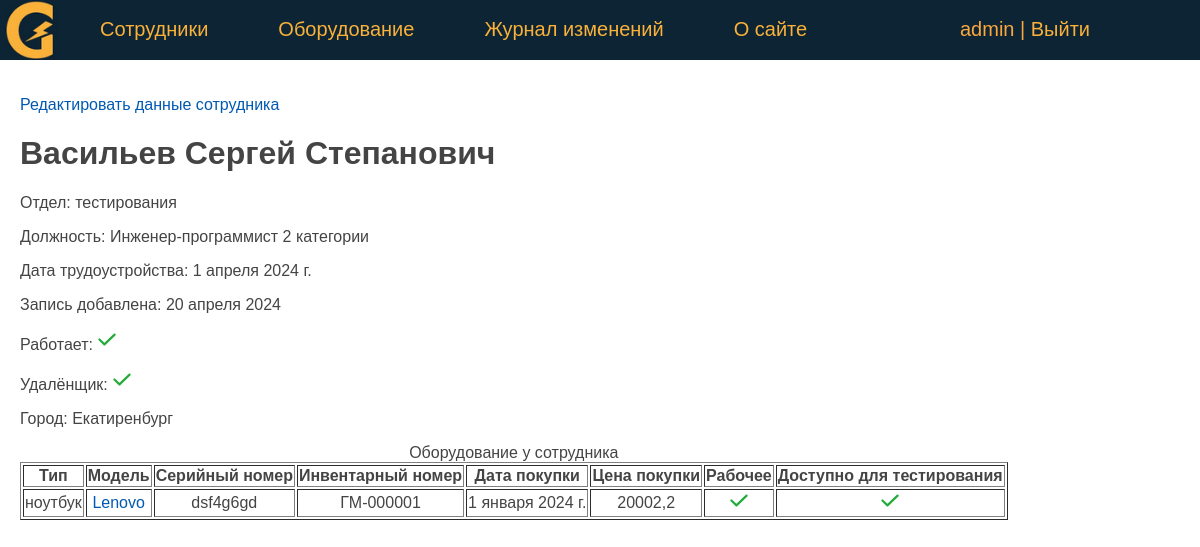
Page /person/vasilev2/ (signed in) on the committed database.
### eqlog/models.py (models this page shows, shortened)
class Person(models.Model):
    last_name = models.CharField(verbose_name='Фамилия', max_length=50)
    first_name = models.CharField(verbose_name='Имя', max_length=50)
    middle_name = models.CharField(verbose_name='Отчество', max_length=50)
    department = models.ForeignKey('Department', on_delete=models.PROTECT, verbose_name='Отдел', related_name='get_persons')
    job_title = models.CharField(verbose_name='Должность', max_length=50)
    jobing_at = models.DateField(verbose_name='Дата трудоустройства', default=date(2024, 1, 1))
    created_at = models.DateTimeField(verbose_name='Дата создания', auto_now_add=True)
    updated_at = models.DateTimeField(verbose_name='Дата изменения', auto_now=True)
    remote = models.BooleanField(verbose_name='Удаленщик', default=False)
    is_working = models.BooleanField(verbose_name='Работает', default=True)
    city = models.CharField(verbose_name='Город', max_length=50, default='Москва')
    slug = AutoSlugField(populate_from='last_name', max_length=255, unique=True, db_index=True)
    user = models.ForeignKey(User, verbose_name='Пользователь', on_delete=models.DO_NOTHING, null=True)
    objects = models.Manager()
    class Meta:
        verbose_name = 'Сотрудник'
        verbose_name_plural = 'Сотрудники'
        ordering = ['last_name', 'first_name']

class Department(models.Model):
    name = models.CharField(verbose_name='Отдел', max_length=50)
    objects = models.Manager()
    def __str__(self):
        return self.name
    class Meta:
        verbose_name = 'Отдел'
        verbose_name_plural = 'Отделы'

class Equipment(models.Model):
    type = models.CharField(verbose_name='Тип оборудования', max_length=50)
    model = models.CharField(verbose_name='Модель', max_length=50)
    serial_number = models.CharField(verbose_name='Серийный номер', max_length=50)
    id_number = models.CharField(verbose_name='Инвентарный номер', max_length=10, unique=True)
    sale_date = models.DateField(verbose_name='Дата покупки', default=date(2024, 1, 1))
    price = models.FloatField(verbose_name='Цена покупки', max_length=10)
    is_working = models.BooleanField(verbose_name='Работает', default=True)
    testing = models.BooleanField(verbose_name='Доступно для тестирования', default=False)
    description = models.TextField(verbose_name='Описание')
    created_at = models.DateTimeField(verbose_name='Дата создания', auto_now_add=True)
    updated_at = models.DateTimeField(verbose_name='Дата изменения', auto_now=True)
    person = models.ForeignKey('Person', on_delete=models.PROTECT, verbose_name='Сотрудник', related_name='get_equipments')
    slug = AutoSlugField(populate_from='id_number', max_length=255, unique=True, db_index=True)
    user = models.ForeignKey(User, verbose_name='Пользователь', on_delete=models.DO_NOTHING, null=True)
    objects = models.Manager()
    def get_absolute_url(self):
        return reverse('equipment', kwargs={'equip_slug': self.slug})
    class Meta:
        verbose_name = 'Оборудование'
        verbose_name_plural = 'Оборудование'
        ordering = ['type', 'model']

### eqlog/views.py (the view)
# urls.py: path('person/<slug:pers_slug>/', ShowPerson.as_view(), name='person'),
class ShowPerson(DataMixin, DetailView):
    model = Person
    template_name = 'eqlog/person.html'
    slug_url_kwarg = 'pers_slug'
    context_object_name = 'ps'
    def get_context_data(self, *, object_list=None, **kwargs):
        context = super().get_context_data(**kwargs)
        auth = self.request.user.is_authenticated
        c_def = self.get_user_context(title='Главная страница', auth=auth)
        person: Persons = context['object']
        context.update({"equipments": person.get_equipments.all()})
        return {**context, **c_def}

### eqlog/utils.py (called while the page is built)
    def get_user_context(self, **kwargs):
        context = kwargs
        context['menu'] = menu
        return context

### eqlog/templates/eqlog/person.html
{% extends 'eqlog/base.html' %}
{% block content %}
    {% if auth %}
        <p><a href="{% url 'update_person' ps.id %}">Редактировать данные сотрудника</a> </p>
        <h1>{{ ps.last_name }} {{ ps.first_name }} {{ ps.middle_name }}</h1>
        <p>Отдел: {{ ps.department }} </p>
        <p>Должность: {{ ps.job_title }}</p>
        <p>Дата трудоустройства: {{ ps.jobing_at }}</p>
        <p>Запись добавлена: {{ ps.created_at | date:"d E Y" }}</p>
        <p class="mark {% if ps.is_working %} mark_tick {% endif %}"> Работает: </p>
        <p class="mark {% if ps.remote %} mark_tick {% endif %}"> Удалёнщик: </p>
        <p >Город: {{ ps.city }}</p>
        <table border="1">
            <caption>Оборудование у сотрудника </caption>
                <tr>
                    <th>Тип</th>
                    <th>Модель</th>
                    <th>Серийный номер</th>
                    <th>Инвентарный номер</th>
                    <th>Дата покупки</th>
                    <th>Цена покупки</th>
                    <th>Рабочее</th>
                    <th>Доступно для тестирования</th>
               </tr>
                {% for e in equipments %}
                    <tr>
                        <td>{{ e.type }}</td>
                        <td><a href="{{ e.get_absolute_url }}"> {{ e.model }}</a></td>
                        <td>{{ e.serial_number }}</td>
                        <td>{{ e.id_number }}</td>
                        <td>{{ e.sale_date }}</td>
                        <td>{{ e.price }}</td>
                        <td class="mark {% if e.is_working %} mark_tick {% endif %}"> </td>
                        <td class="mark {% if e.testing %} mark_tick {% endif %}"> </td>
                    </tr>
                {% endfor %}
        </table>
    {% endif %}
{% endblock %}

### eqlog/templates/eqlog/base.html (shortened to what this page needs)
<!DOCTYPE html>
{% load static %}
<html>
<head>
    <link type="text/css" href="/static/eqlog/css/styles.css" rel="stylesheet" />
</head>
<body bgcolor="#FFFFFF">
    {% block mainmenu %}
    <header class="header">
    <ul id="mainmenu" class="mainmenu">
        <li class="logo">
            <a href="{% url 'home' %}"><div class="logo"></div></a>
        </li>
        {% for m in menu %}
            <li><a href="{% url m.url_name %}"> {{ m.title }} </a></li>
        {% endfor %}
        <li class="last">
            {% if request.user.is_authenticated %}
                <li class="last"> {{user.username}} | <a href="{% url 'logout' %}">Выйти</a> </li>
            {% else %}
                <li class="last"><a href="{% url 'login' %}">Войти</a> </li>
            {% endif %}
        </li>
    </ul>
    </header>
    {% endblock mainmenu %}
    <main>
        {% block content %}
        {% endblock content %}
    </main>
</body>
</html>

### eqlog/static/eqlog/css/styles.css (style rules this page uses)
body { font-family: 'Arial'; margin: 0; padding: 0; height: 100%; width: 100%; color: #444; }
a { color: #0059b2; text-decoration: none; }
.header { background: #0c2434; height: 60px; }
main { padding: 20px; }
.logo { background: url('../images/logo_home.png') no-repeat 0px 0px; background-size: contain; background-position: center; width: 70px; height: 60px; }
ul.mainmenu { list-style: none; margin: 0; padding: 0; height: 60px; color: #FDA83D; font-size: 20px; overflow: hidden; }
ul.mainmenu li { float: left; margin: 18px 40px 0 30px; }
ul.mainmenu li.logo { margin: 0; }
ul.mainmenu li.last { float: right; }
ul.mainmenu li a { color: #fab13a; text-decoration: none; }
.mark::after { display: inline-block; content: ""; width: 20px; height: 20px; background-image: url('../images/cross.svg'); background-position: center; background-size: contain; background-repeat: no-repeat; }
.mark_tick::after { background-image: url('../images/tick.svg'); }
td { text-align: center; }

### rows in the picture
Person: last_name "Васильев", first_name "Сергей", middle_name "Степанович", department "тестирования", job_title "Инженер-программист 2 категории", jobing_at "1 апреля 2024 г.", created_at "20 апреля 2024", city "Екатиренбург"
Equipment: type "ноутбук", model "Lenovo", serial_number "dsf4g6gd", id_number "ГM-000001", sale_date "1 января 2024 г.", price "20002,2", is_working True (drawn), testing True (drawn)

### other values in the picture
{{ m.title }} "Сотрудники" "Оборудование" "Журнал изменений" "О сайте"
{{ user.username }} "admin"
